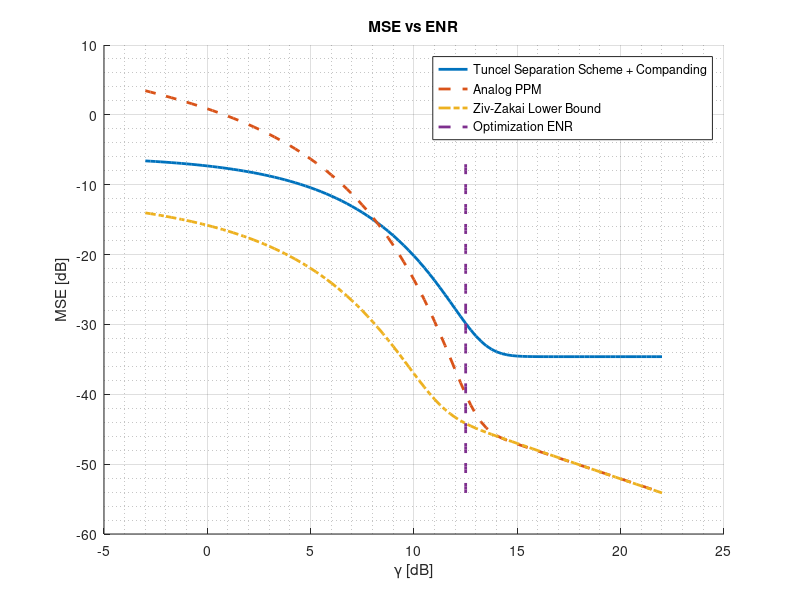
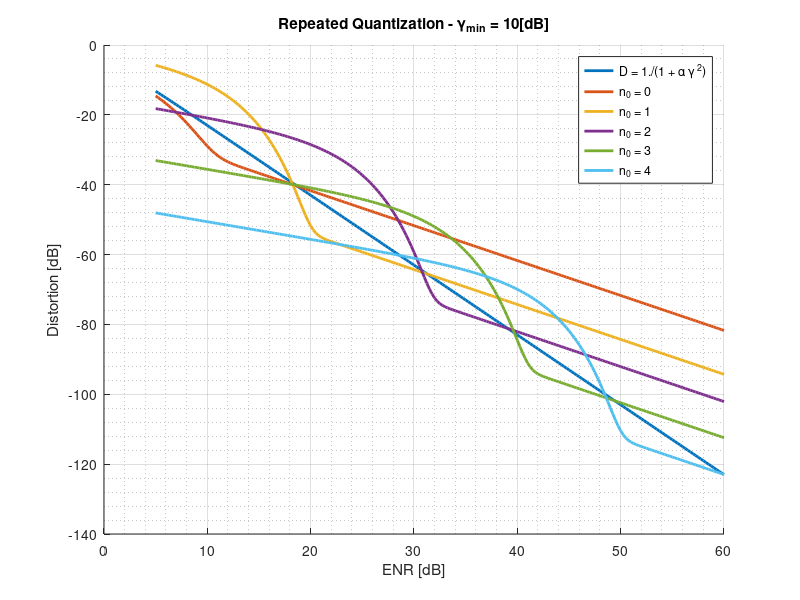
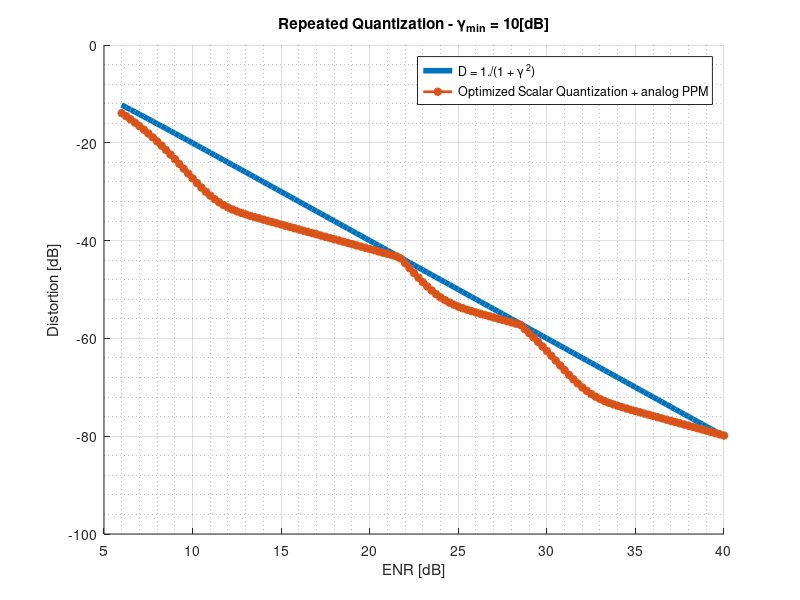

The MATLAB script that drew these images, in order:
% close all;
% clear all; clc;

% Infinite BW JSCC schemes

ENR_min = 12.5;
ENR_min_lin = 10^(ENR_min/10);
ENR = -3:0.25:22;
ENR_lin = 10.^(ENR/10);

% Analog PPM
c_opt = ((144/pi^2) * sqrt(2*pi*ENR_min_lin)/(1 + 2*ENR_min_lin))^(1/3);
beta = c_opt * exp(ENR_min_lin / 6);
MSE_Anlog = 12./(pi^2 * beta^2 * (1 + 2*ENR_lin)) + (1/6) * ((beta - 1)./sqrt(2*pi*ENR_lin)) .* exp(-ENR_lin / 2);

% Tuncel optimal + compander
beta = 0.1385; c = 0.8281;
dx = 1e-5;
x = -0.5:dx:0.5;
lambda = 1./(6^(1/3) * c^(2/3) * (2*c*(x.^2) + beta).^(1/3));
lambda = lambda/sum(lambda*dx);
int1 = sum(lambda.*(x.^2)*dx);
int2 = sum(dx./(lambda.^2));
MSE_Tuncel = exp(-ENR_lin/3)*(c/6 + 2*c*int1) + int2 * exp(-ENR_min_lin/3)/(12*c^2);

% ZZLB
% dh = 1e-4;
% h = dh:dh:1;
% beta = c_opt * exp(ENR_min_lin / 6);
% ZZLB = beta * dh*sum(h.*(1-h).*qfunc(sqrt(ENR_lin(:).*(1 - sin(2*pi*beta*h)./(2*pi*beta*h)))),2);
dh = 0.5*1e-6;
h = dh:dh:0.5;
beta = c_opt * exp(ENR_min_lin / 6);
ZZLB = 7.9*dh*sum(h.*(0.5-h).*qfunc(sqrt(ENR_lin(:).*(1 - sin(pi*beta*h)./(pi*beta*h)))),2);

figure; hold all
plot(ENR,10*log10(MSE_Tuncel),'-','LineWidth',2)
plot(ENR,10*log10(MSE_Anlog),'--','LineWidth',2)
plot(ENR,10*log10(ZZLB),'-.','LineWidth',2)
plot(ENR_min*ones(size(ENR)),linspace(min(10*log10(ZZLB)),max(10*log10(MSE_Tuncel)),length(ENR)),'--','LineWidth',2)
grid on; grid minor;
xlabel('\gamma [dB]');
ylabel('MSE [dB]');
title('MSE vs ENR');
legend('Tuncel Separation Scheme + Companding','Analog PPM','Ziv-Zakai Lower Bound','Optimization ENR');


%% Calculate number of levels
figure;hold all;
n_0 = 1:1:4;
ENR_min = 10; ENR_min_lin = 10^(ENR_min/10);
ENR = 5:0.25:60; ENR_lin = 10.^(ENR/10);
c_opt = ((72/pi^2) * sqrt(2*pi*ENR_min_lin)/ENR_min_lin)^(1/3);
beta = c_opt * exp(ENR_min_lin / 6);

plot(ENR,10*log10(1./(1 + 2*ENR_lin.^2)),'LineWidth',2); % desired profile
plot(ENR,10*log10((1/12)*((beta - 1)*exp(-ENR_lin/2))./sqrt(2*pi*ENR_lin) + 6./(beta^2*pi^2*ENR_lin)),'LineWidth',2);

currBound = zeros(length(n_0),length(ENR));
for i=1:length(n_0)
    
    if i==1
        curr_ENR = ENR_lin/5; % ENR_lin/((i+1)^3);
    elseif i==2
        curr_ENR = ENR_lin/75;
    elseif i==3
        curr_ENR = ENR_lin/625;
    elseif i==4
        curr_ENR = ENR_lin/5000;
    end
    currBound(i,:) = (beta^(-2*(i-1))) * exp(-curr_ENR/2) .* (beta - 1)./(12*sqrt(2*pi*curr_ENR)) + beta^(-2*i) * (6./(pi^2*beta^2*curr_ENR) + (1/12)*exp(-curr_ENR/2).*(beta - 1)./sqrt(2*pi*curr_ENR));
    plot(ENR,10*log10(currBound(i,:)),'LineWidth',2);
    
end

grid on; grid minor;
xlabel('ENR [dB]');
ylabel('Distortion [dB]');
legend('D = 1./(1 + \alpha \gamma ^2)','n_0 = 0','n_0 = 1','n_0 = 2','n_0 = 3','n_0 = 4');
title('Repeated Quantization - \gamma_{min} = 10[dB]')


figure;hold all;
n_0 = 1:1:4;
ENR_min = 10; ENR_min_lin = 10^(ENR_min/10);
ENR = 6:0.25:40; ENR_lin = 10.^(ENR/10);
c_opt = ((72/pi^2) * sqrt(2*pi*ENR_min_lin)/ENR_min_lin)^(1/3);
beta = c_opt * exp(ENR_min_lin / 6);

plot(ENR,10*log10(1./(1 + ENR_lin.^2)),'-','LineWidth',4); % desired profile

DistortionBound = zeros(size(ENR));
currBound = zeros(length(n_0),length(ENR));

currIdx = find((0 < ENR_lin) & (ENR_lin < pi^2*beta^2 / 6));
currENR = ENR_lin(currIdx);
DistortionBound(currIdx) = (6./(pi^2 * beta^2 * currENR)) + (1/6)*exp(-currENR/2).*(beta-1)./sqrt(2*pi*currENR);

currIdx = find(((pi^2*beta^2 / 6) < ENR_lin) & (ENR_lin < (pi^2*beta^2 / 6)*(beta^2/18)));
probErr = (1/12)*exp(-ENR_lin(currIdx)/2).*(beta-1)./sqrt(2*pi*ENR_lin(currIdx));
currENR = ENR_lin(currIdx)/18;
DistortionBound(currIdx) = probErr + beta^(-2) * (6./(pi^2 * beta^2 * currENR) + (1/6)*exp(-currENR/2).*(beta-1)./sqrt(2*pi*currENR));

currIdx = find((ENR_lin > (pi^2*beta^2 / 6)*(beta^2/18)));
probErr = (1/12)*exp(-ENR_lin(currIdx)/(2*18)).*(beta-1)./sqrt(2*pi*ENR_lin(currIdx)/18);
currENR = ENR_lin(currIdx)/125;
DistortionBound(currIdx) = probErr + beta^(-4) * (6./(pi^2 * beta^2 * currENR) + (1/6)*exp(-currENR/2).*(beta-1)./sqrt(2*pi*currENR));
% end
plot(ENR,10*log10(DistortionBound),'-*','LineWidth',2); % desired profile

grid on; grid minor;
xlabel('ENR [dB]');
ylabel('Distortion [dB]');
legend('D = 1./(1 + \gamma ^2)','Optimized Scalar Quantization + analog PPM');
title('Repeated Quantization - \gamma_{min} = 10[dB]')